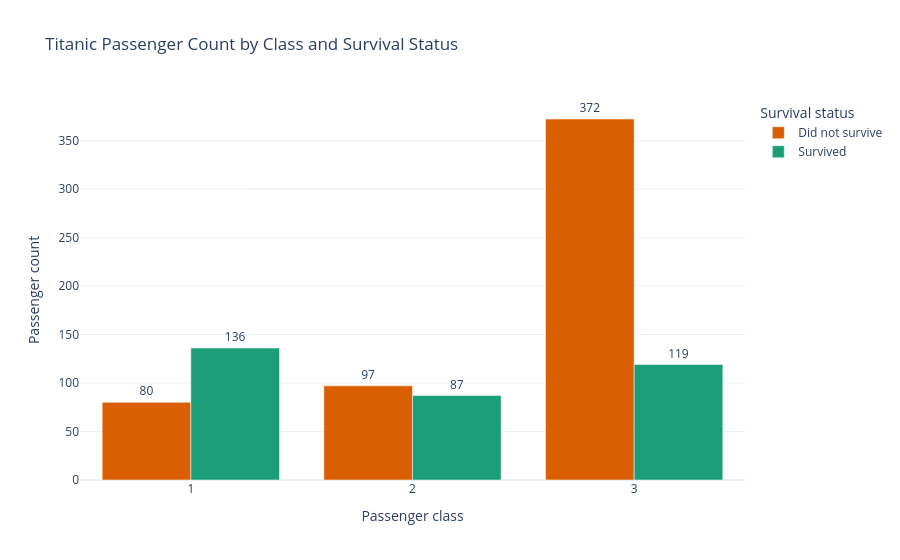

The cell this chart's notebook holds for it:
### Markdown cell above
### Chart 1: Grouped bar chart
This recreates the bar-chart style summary using interactive grouped bars. I color-encode survival status so the class comparison remains visible while also showing how the passenger mix changes within each class.

### Code cell
# Aggregate the data so the bar chart shows class counts split by survival status.
bar_df = (
    plot_df.groupby(["Pclass", "SurvivedLabel"], as_index=False)
    .agg(
        PassengerCount=("PassengerId", "count"),
        AvgAge=("Age", "mean"),
        AvgFare=("Fare", "mean"),
    )
)

bar_fig = px.bar(
    bar_df,
    x="Pclass",
    y="PassengerCount",
    color="SurvivedLabel",
    barmode="group",
    text="PassengerCount",
    hover_data={
        "AvgAge": ":.1f",
        "AvgFare": ":.2f",
        "PassengerCount": True,
    },
    color_discrete_map={"Did not survive": "#D95F02", "Survived": "#1B9E77"},
    labels={
        "Pclass": "Passenger class",
        "PassengerCount": "Passenger count",
        "SurvivedLabel": "Survival status",
    },
    title="Titanic Passenger Count by Class and Survival Status",
)

bar_fig.update_traces(textposition="outside")
bar_fig.show()

bar_html_path = os.path.join(output_folder, "task3_bar_chart.html")
bar_fig.write_html(bar_html_path)
bar_html_path

### Figure 1 — Plotly figure (JSON) as saved in the notebook; plotly's stock layout.template omitted (floating-point values rounded to 4 significant figures)
{"data": [{"alignmentgroup": "True", "customdata": [[43.7, 64.68], [33.54, 19.41], [26.56, 13.67]], "hovertemplate": "Survival status=Did not survive<br>Passenger class=%{x}<br>Passenger count=%{text}<br>AvgAge=%{customdata[0]:.1f}<br>AvgFare=%{customdata[1]:.2f}<extra></extra>", "legendgroup": "Did not survive", "marker": {"color": "#D95F02", "pattern": {"shape": ""}}, "name": "Did not survive", "offsetgroup": "Did not survive", "orientation": "v", "showlegend": true, "text": [80.0, 97.0, 372.0], "textposition": "outside", "type": "bar", "x": [1, 2, 3], "xaxis": "x", "y": [80, 97, 372], "yaxis": "y"}, {"alignmentgroup": "True", "customdata": [[35.37, 95.61], [25.9, 22.06], [20.65, 13.69]], "hovertemplate": "Survival status=Survived<br>Passenger class=%{x}<br>Passenger count=%{text}<br>AvgAge=%{customdata[0]:.1f}<br>AvgFare=%{customdata[1]:.2f}<extra></extra>", "legendgroup": "Survived", "marker": {"color": "#1B9E77", "pattern": {"shape": ""}}, "name": "Survived", "offsetgroup": "Survived", "orientation": "v", "showlegend": true, "text": [136.0, 87.0, 119.0], "textposition": "outside", "type": "bar", "x": [1, 2, 3], "xaxis": "x", "y": [136, 87, 119], "yaxis": "y"}], "layout": {"barmode": "group", "legend": {"title": {"text": "Survival status"}, "tracegroupgap": 0}, "title": {"text": "Titanic Passenger Count by Class and Survival Status"}, "xaxis": {"anchor": "y", "domain": [0, 1], "title": {"text": "Passenger class"}}, "yaxis": {"anchor": "x", "domain": [0, 1], "title": {"text": "Passenger count"}}}}
